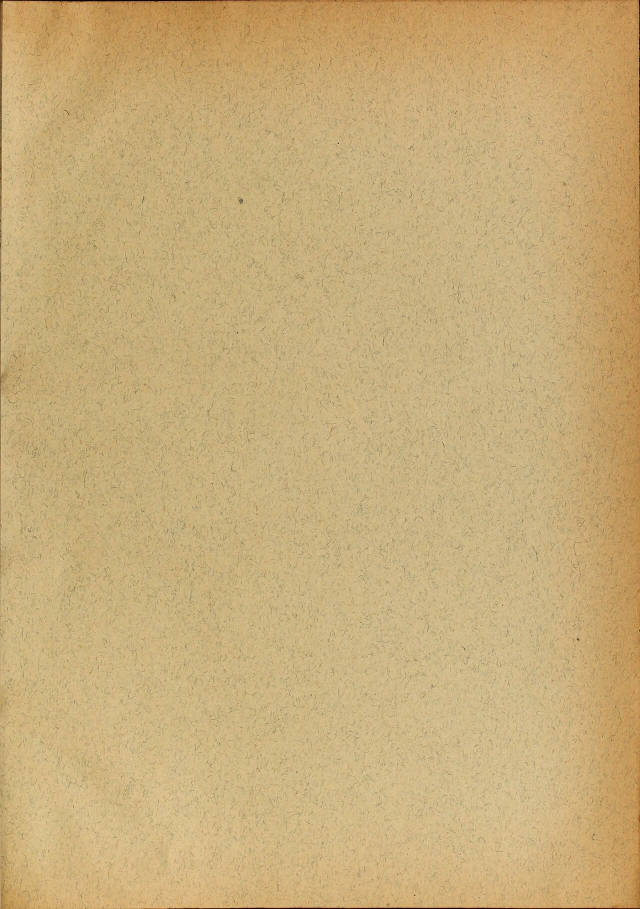
#> input picture gazette/assets/paper-aged.jpg, 1280 x 1818 px (shown at 1/2 size)
$ python -i render.py   (imports and definitions only)
#> lines starting #> are read from the running program, lines starting #| are printed output that depends on the picture
#> further down, picture is the input picture: PIL image 1280x1818 RGB; mean R, G, B 200, 173.3, 121.7
#!/usr/bin/env python3
"""render.py: lay out edition.json as a one-page broadsheet PNG.

Layout is code, content is the model's. The template is a four-column
Times-style front: motto bar, blackletter nameplate, folio, lead with
drop cap beside a newsprint photograph, then equal columns to the footer.
Text that does not fit is clipped with an ellipsis and counted.

Usage: render.py [--edition PATH] [--out PATH] [--date YYYY-MM-DD]
Prints one JSON line: the path written and what was dropped.
"""
from __future__ import annotations

import argparse
import datetime as dt
import json
import pathlib
import shutil
import sys

import re

from PIL import Image, ImageDraw, ImageEnhance, ImageFont, ImageOps

import common as c
from images import BLOCK_PHOTO, contain, cover, fetch_photo, fit_width, photo_aspect, _person_names

# A4 at 150 dpi. Newsprint grey-tan, not cream.
W, H = 1240, 1754
MARGIN = 40
CONTENT_W = W - 2 * MARGIN
NCOL = 4
GUTTER = 16
PAPER = (232, 228, 218)
INK = (17, 17, 17)
GREY = (90, 88, 82)
RULE = (17, 17, 17)
HAIR = (204, 204, 204)  # #CCCCCC
MOTTO = "All the News That's Fit to Print"
PRICE = "Late Edition · $2.50"
CREDIT_H = 28
# Trump-style plate: a large centered square. The photo keeps its own
# ratio inside this box — a square fills 1024×1024, a 16:9 becomes 1024×576.
HERO_BOX = 1024

FONT = {
    "regular": c.FONTS_DIR / "OldStandard-Regular.ttf",
    "bold": c.FONTS_DIR / "OldStandard-Bold.ttf",
    "italic": c.FONTS_DIR / "OldStandard-Italic.ttf",
    "masthead": c.FONTS_DIR / "UnifrakturMaguntia-Book.ttf",
    "ear": c.FONTS_DIR / "Anton-Regular.ttf",
}
_cache: dict[tuple[str, int], ImageFont.FreeTypeFont] = {}


# [11 lines left out: functions font, col_geometry, not called in this run]


def span_width(n: int, colw: int) -> int:
    return n * colw + (n - 1) * GUTTER


# --- text primitives ---------------------------------------------------------

# [122 lines left out: functions ink_width, fit, wrap, draw_text, draw_justified, line_height and 1 more, not called in this run]


def paragraph_height(text, f, width, max_lines=None, leading=1.32) -> int:
    return len(wrap(text, f, width, max_lines)) * line_height(f, leading)


# [11 lines left out: function draw_tracked, not called in this run]


def rule(draw, y, x0=MARGIN, x1=W - MARGIN, weight=1, fill=RULE) -> int:
    draw.rectangle([x0, y, x1, y + weight - 1], fill=fill)
    return y + weight


# [5 lines left out: function double_rule, not called in this run]


def box(draw, x, y, w, h, width=1, fill=None, outline=INK) -> None:
    draw.rectangle([x, y, x + w, y + h], outline=outline, fill=fill, width=width)


# [86 lines left out: functions ear_box, nameplate_with_ears, weather_bits, split_dek, not called in this run]


_MATCH_STOP = {
    "the", "and", "for", "from", "with", "that", "this", "its", "are", "was",
    "were", "been", "being", "have", "has", "had", "not", "but", "you", "your",
    "about", "after", "over", "into", "how", "why", "what", "who", "will",
    "new", "big", "says", "said", "amid", "as", "on", "in", "to", "of", "a",
}
_WEAK_MATCH = {
    "hackathon", "hackathons", "agents", "agent", "politics", "news",
    "industry", "brazil", "china", "model", "models",
}


# [98 lines left out: functions _tokens, _today_photos, _score_photo, _best_photo, not called in this run]


_BUILDING = ("street", "offices", "headquarters", "building", "campus", "skyline", "facade", "third_street")


def _looks_building(photo: dict) -> bool:
    low = (photo.get("url", "") + " " + photo.get("title", "")).lower()
    return any(bit in low for bit in _BUILDING)


# [91 lines left out: functions _topic_fallback, backfill_photos, pick_hero, not called in this run]


# Photo highlights stay a step darker than the page. A white racing suit
# or studio wall must still read as paper-in-the-plate, not vanish.
PHOTO_WHITE = (204, 200, 190)
PHOTO_TONE = "color"


def to_newsprint(photo: Image.Image) -> Image.Image:
    """Plate on paper. Herald is sepia; Times/Planet are ink or color."""
    if PHOTO_TONE == "color":
        rgb = photo.convert("RGB")
        rgb = ImageEnhance.Contrast(rgb).enhance(1.10)
        rgb = ImageEnhance.Color(rgb).enhance(1.14)
        rgb = ImageEnhance.Sharpness(rgb).enhance(1.08)
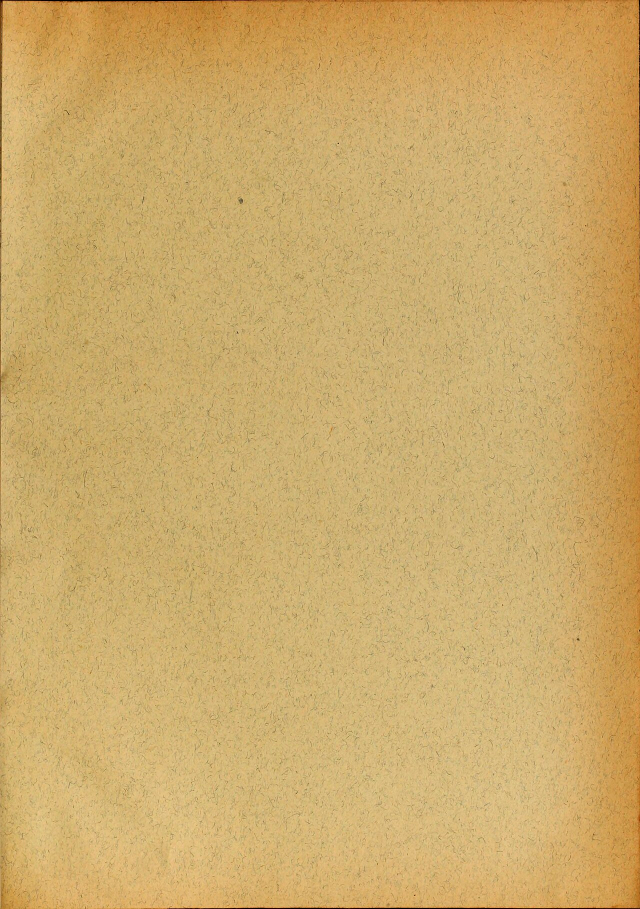
#> rgb: PIL image 1280x1818 RGB (shown at 1/2 size); mean R, G, B 205, 171.4, 106.8
        rgb = ImageEnhance.Brightness(rgb).enhance(1.03)
        return rgb
    gray = photo.convert("L")
    gray = ImageEnhance.Brightness(gray).enhance(0.86)
    gray = ImageOps.autocontrast(gray, cutoff=0.3)
    gray = ImageEnhance.Contrast(gray).enhance(1.10)
    gray = ImageEnhance.Sharpness(gray).enhance(1.08)
    small = gray.resize(
        (max(1, gray.width // 2), max(1, gray.height // 2)),
        Image.Resampling.BILINEAR,
    )
    dots = small.convert("1").convert("L").resize(gray.size, Image.Resampling.NEAREST)
    blended = Image.blend(gray, dots, 0.14)
    if PHOTO_TONE == "sepia":
        return ImageOps.colorize(blended, black=(46, 26, 12), white=(216, 196, 164))
    return ImageOps.colorize(blended, black=(24, 22, 20), white=PHOTO_WHITE)


# [105 lines left out: functions plate_h, photo_slot_h, place_photo, fill_two_cols, place_hero, not called in this run]


def draw_hero_photo(img: Image.Image, draw, x, y, w, h, url: str, caption: str) -> int:
    """Back-compat wrapper: contained photo, returns the bottom y."""
    return place_photo(img, draw, x, y, w, h, url, caption)


# [82 lines left out: functions wrap_drop, draw_drop_cap, not called in this run]


TEMPLATES = ("times", "planet", "herald")


# [442 lines left out: functions _pref, pick_template, pick_photos, render, render_times, short_title and 2 more, not called in this run]


# [2 lines not run here, left out]

>>> from PIL import Image
>>> picture = Image.open('assets/paper-aged.jpg')
>>> result = to_newsprint(picture)
